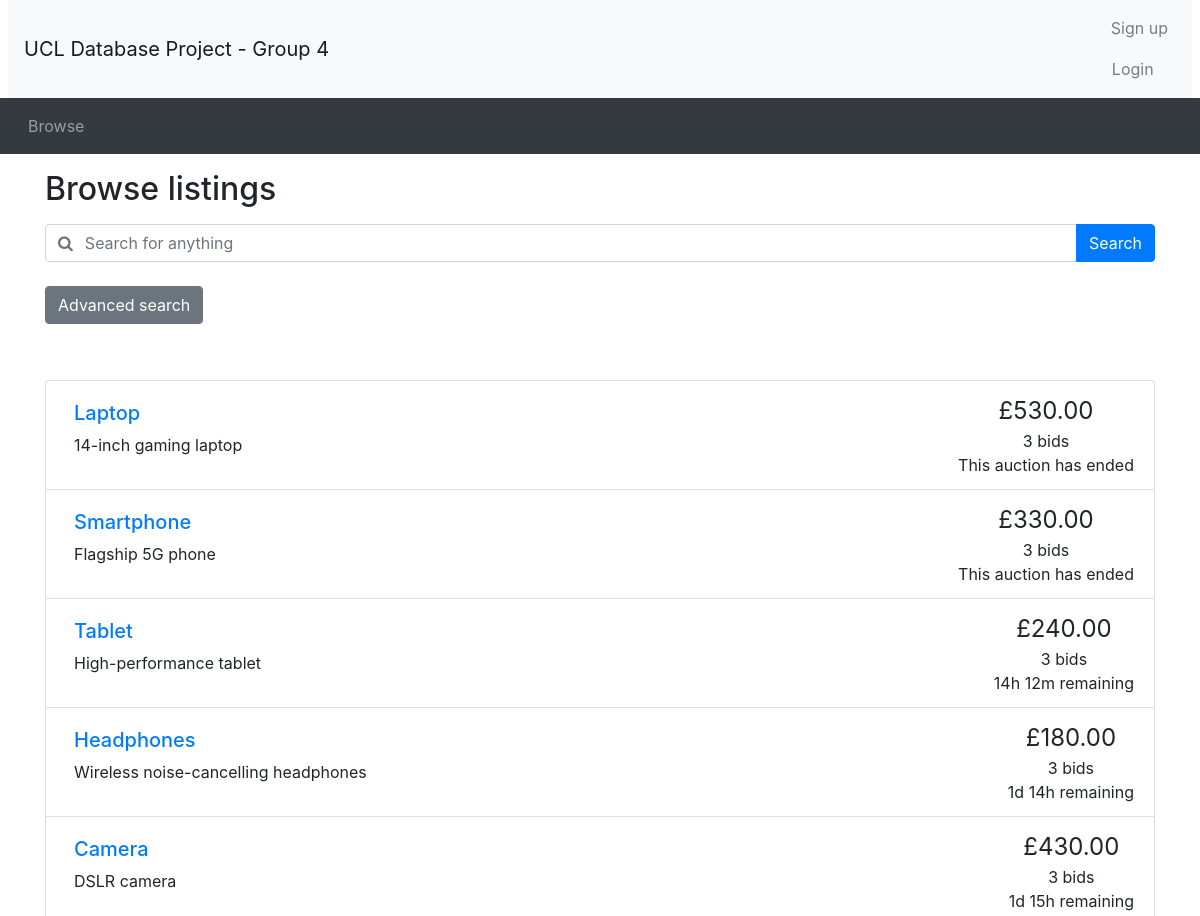
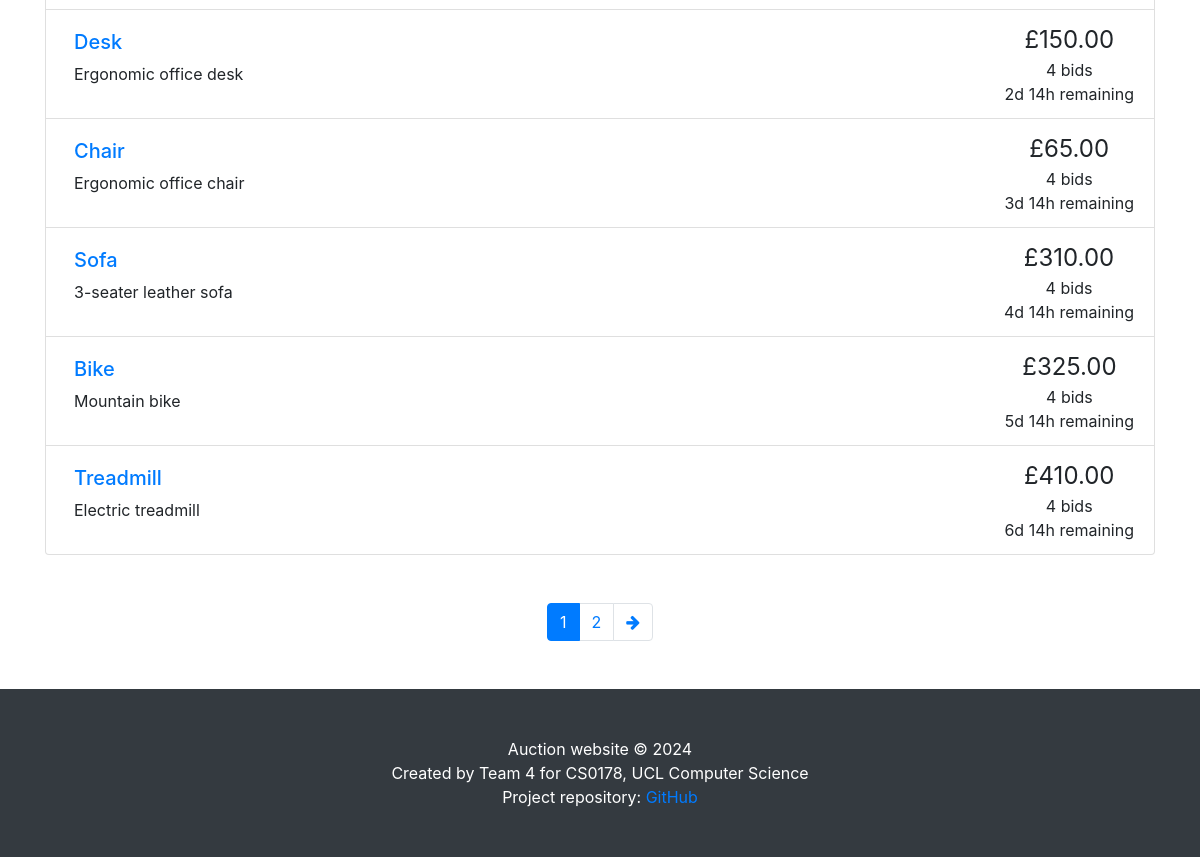
Screenshot of /browse.php with the database file from the repository (2 pictures, top to bottom).
### tables this page shows
CREATE TABLE `auctions` (
    `item_id` INT PRIMARY KEY AUTO_INCREMENT,
    `title` VARCHAR(50) UNIQUE NOT NULL,
    `details` TEXT,
    `category` VARCHAR(30) NOT NULL,
    `startPrice` DECIMAL(10, 2) NOT NULL,
    `reservePrice` DECIMAL(10, 2) CHECK (
        `reservePrice` IS NULL
        OR `reservePrice` >= `startPrice`
    ),
    `startDate` DATETIME NOT NULL,
    `endDate` DATETIME NOT NULL,
    `seller_id` INT NOT NULL,
    `status` ENUM('active', 'closed', 'cancelled') NOT NULL,
    FOREIGN KEY (`seller_id`) REFERENCES `seller` (`user_id`) ON DELETE CASCADE
);

CREATE TABLE `bids` (
    `bid_id` INT PRIMARY KEY AUTO_INCREMENT,
    `buyer_id` INT NOT NULL,
    `item_id` INT NOT NULL,
    `bidPrice` DECIMAL(10, 2) NOT NULL,
    `bidTime` DATETIME NOT NULL,
    FOREIGN KEY (`buyer_id`) REFERENCES `buyer` (`user_id`) ON DELETE CASCADE,
    FOREIGN KEY (`item_id`) REFERENCES `auctions` (`item_id`) ON DELETE CASCADE
);

### utilities.php (the view, shortened to what this page needs)
<?php
function display_time_remaining($interval)
{
    if ($interval->days == 0 && $interval->h == 0) {
        $time_remaining = $interval->format('%im %Ss');
    } else if ($interval->days == 0) {
        $time_remaining = $interval->format('%hh %im');
    } else {
        $time_remaining = $interval->format('%ad %hh');
    }
    return $time_remaining;
}
function print_listing_li($item_id, $title, $desc, $price, $num_bids, $end_time)
{
    if (strlen($desc) > 250) {
        $desc_shortened = substr($desc, 0, 250) . '...';
    } else {
        $desc_shortened = $desc;
    }
    if ($num_bids == 1) {
        $bid = ' bid';
    } else {
        $bid = ' bids';
    }
    $end_time = new DateTime($end_time);
    $now = new DateTime();
    if ($now > $end_time) {
        $time_remaining = 'This auction has ended';
    } else {
        $time_to_end = date_diff($now, $end_time);
        $time_remaining = display_time_remaining($time_to_end) . ' remaining';
    }
    echo ('
    <li class="list-group-item d-flex justify-content-between">
    <div class="p-2 mr-5"><h5><a href="listing.php?item_id=' . $item_id . '">' . $title . '</a></h5>' . $desc_shortened . '</div>
    <div class="text-center text-nowrap"><span style="font-size: 1.5em">£' . number_format($price, 2) . '</span><br/>' . $num_bids . $bid . '<br/>' . $time_remaining . '</div>
  </li>'
    );
}
?>

### browse.php (shortened to what this page needs)
<?php include_once("header.php") ?>
<?php require("utilities.php") ?>
<div class="container">
	<h2 class="my-3">Browse listings</h2>
	<?php include_once "search_bar.php" ?>
</div>
<?php
if (!isset($_GET['page'])) {
	$curr_page = 1;
} else {
	$curr_page = $_GET['page'];
}
$curr_page = (int)$curr_page;
$sql = "SELECT * FROM auctions";
$result_q = mysqli_query($con, $sql);
$num_results = mysqli_num_rows($result_q);
$results_per_page = 10;
$max_page = ceil($num_results / $results_per_page);
?>
<div class="container mt-5">
	<ul class="list-group">
		<?php
		if ($result_q->num_rows <= 0) {
			echo "No accessible auctions.";
		} else {
			if ($curr_page != "") {
				$sql .= " LIMIT " . (($curr_page - 1) * $results_per_page) . ", $results_per_page";
			}
			$result_q = mysqli_query($con, $sql);
			while ($fetch = mysqli_fetch_array($result_q)) {
				$item_id = $fetch['item_id'];
				$title = $fetch['title'];
				$description = $fetch['details'];
				$bid_sql = "SELECT bidPrice FROM bids WHERE item_id = $item_id ORDER BY bidPrice DESC";
				$bid_result = mysqli_query($con, $bid_sql);
				$num_bids = mysqli_num_rows($bid_result);
				if ($num_bids > 0) {
					$current_price = mysqli_fetch_array($bid_result)[0];
				} else {
					$current_price = $fetch['startPrice'];
				}
				$end_date = $fetch['endDate'];
				print_listing_li($item_id, $title, $description, $current_price, $num_bids, $end_date);
			}
		}
		?>
	</ul>
	<nav aria-label="Search results pages" class="mt-5">
		<ul class="pagination justify-content-center">
			<?php
			if ($result_q->num_rows > 0) {
				$querystring = "";
				$high_page_boost = max(3 - $curr_page, 0);
				$low_page_boost = max(2 - ($max_page - $curr_page), 0);
				$low_page = max(1, $curr_page - 2 - $low_page_boost);
				$high_page = min($max_page, $curr_page + 2 + $high_page_boost);
				for ($i = $low_page; $i <= $high_page; $i++) {
					if ($i == $curr_page) {
						echo ('
    <li class="page-item active">');
					} else {
						echo ('
    <li class="page-item">');
					}
					echo ('
      <a class="page-link" href="browse.php?' . $querystring . 'page=' . $i . '">' . $i . '</a>
    </li>');
				}
				if ($curr_page != $max_page) {
					echo ('
    <li class="page-item">
      <a class="page-link" href="browse.php?' . $querystring . 'page=' . ($curr_page + 1) . '" aria-label="Next">
        <span aria-hidden="true"><i class="fa fa-arrow-right"></i></span>
        <span class="sr-only">Next</span>
      </a>
    </li>');
				}
			}
			?>
		</ul>
	</nav>
</div>
<?php include_once("footer.php") ?>

### rows the page displays
auctions: title "Laptop", details "14-inch gaming laptop", bids.bidPrice "530.00", num_bids "3", endDate "This auction has ended"
auctions: title "Smartphone", details "Flagship 5G phone", bids.bidPrice "330.00", num_bids "3", endDate "This auction has ended"
auctions: title "Tablet", details "High-performance tablet", bids.bidPrice "240.00", num_bids "3", endDate "14h 12m remaining"
auctions: title "Headphones", details "Wireless noise-cancelling headphones", bids.bidPrice "180.00", num_bids "3", endDate "1d 14h remaining"
auctions: title "Camera", details "DSLR camera", bids.bidPrice "430.00", num_bids "3", endDate "1d 15h remaining"
auctions: title "Desk", details "Ergonomic office desk", bids.bidPrice "150.00", num_bids "4", endDate "2d 14h remaining"
auctions: title "Chair", details "Ergonomic office chair", bids.bidPrice "65.00", num_bids "4", endDate "3d 14h remaining"
auctions: title "Sofa", details "3-seater leather sofa", bids.bidPrice "310.00", num_bids "4", endDate "4d 14h remaining"
auctions: title "Bike", details "Mountain bike", bids.bidPrice "325.00", num_bids "4", endDate "5d 14h remaining"
auctions: title "Treadmill", details "Electric treadmill", bids.bidPrice "410.00", num_bids "4", endDate "6d 14h remaining"
